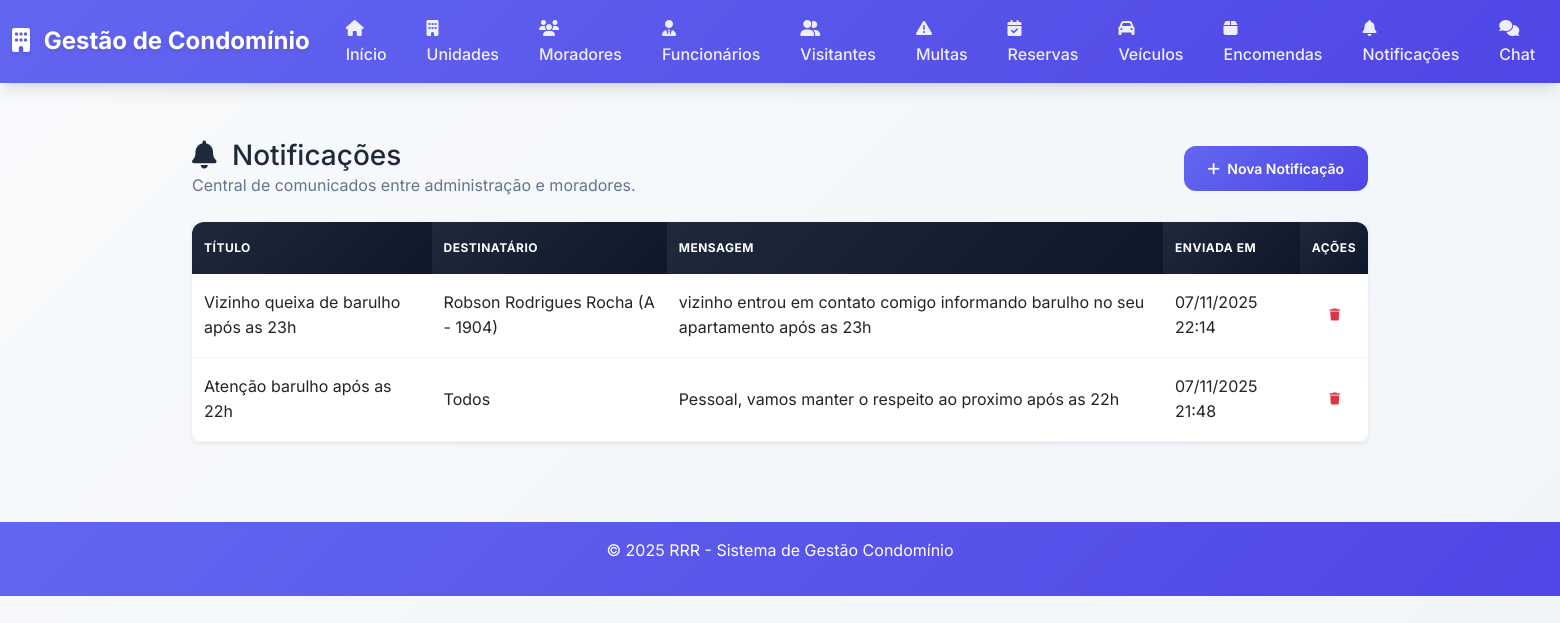
/notificacoes (signed in), run on an earlier commit of the app's database.
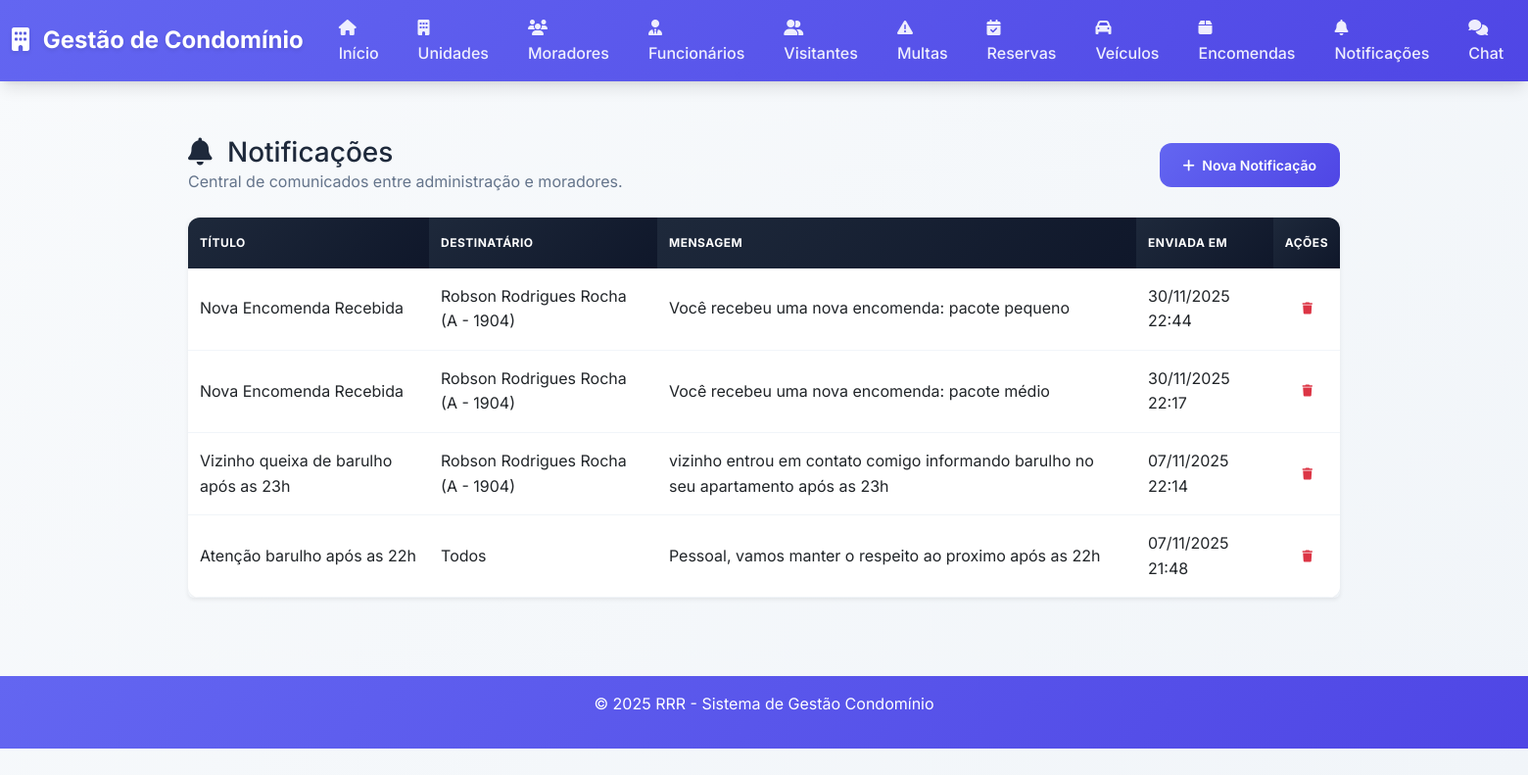
And on a later commit of the database.
### app.py (models this page shows)
class Notificacao(db.Model):
    id = db.Column(db.Integer, primary_key=True)
    titulo = db.Column(db.String(150), nullable=False)
    mensagem = db.Column(db.Text, nullable=False)
    morador_id = db.Column(db.Integer, db.ForeignKey('morador.id'), nullable=True)
    autor_id = db.Column(db.Integer, db.ForeignKey('usuario.id'), nullable=False)
    data_envio = db.Column(db.DateTime, default=datetime.utcnow)
    leituras = db.relationship('NotificacaoLeitura', backref='notificacao', lazy=True, cascade='all, delete-orphan')

class Morador(db.Model):
    id = db.Column(db.Integer, primary_key=True)
    nome = db.Column(db.String(100), nullable=False)
    cpf = db.Column(db.String(14), nullable=False, unique=True)
    telefone = db.Column(db.String(15), nullable=False)
    email = db.Column(db.String(100), nullable=False)
    tipo = db.Column(db.String(20), nullable=False)
    unidade_id = db.Column(db.Integer, db.ForeignKey('unidade.id'), nullable=False)
    data_cadastro = db.Column(db.DateTime, default=datetime.utcnow)
    reservas = db.relationship('Reserva', backref='morador', lazy=True)
    notificacoes = db.relationship('Notificacao', backref='morador', lazy=True)
    veiculos = db.relationship('Veiculo', backref='morador', lazy=True)

class Unidade(db.Model):
    id = db.Column(db.Integer, primary_key=True)
    numero = db.Column(db.String(10), nullable=False, unique=True)
    bloco = db.Column(db.String(10), nullable=False)
    tipo = db.Column(db.String(20), nullable=False)
    vagas_garagem = db.Column(db.Integer, default=0)
    data_cadastro = db.Column(db.DateTime, default=datetime.utcnow)
    moradores = db.relationship('Morador', backref='unidade', lazy=True)

### app.py (the view, shortened to what this page needs)
@app.route('/notificacoes')
@login_required
def listar_notificacoes():
    usuario = Usuario.query.get(session['user_id'])
    if usuario.tipo == 'Admin':
        notificacoes_query = Notificacao.query.order_by(Notificacao.data_envio.desc())
    else:
        notificacoes_query = Notificacao.query.filter(
            or_(Notificacao.morador_id == None, Notificacao.morador_id == usuario.morador_id)
        ).order_by(Notificacao.data_envio.desc())
    notificacoes = notificacoes_query.all()
    leituras_usuario = {
        leitura.notificacao_id
        for leitura in NotificacaoLeitura.query.filter_by(usuario_id=usuario.id).all()
    }
    notificacoes_nao_lidas_ids = [n.id for n in notificacoes if n.id not in leituras_usuario]
    total_nao_lidas = len(notificacoes_nao_lidas_ids)
    return render_template(
        'notificacoes.html',
        notificacoes=notificacoes,
        usuario=usuario,
        notificacoes_nao_lidas_pendentes=total_nao_lidas,
        notificacoes_ids_nao_lidas=notificacoes_nao_lidas_ids
    )

### app.py (called while the page is built)
def login_required(f):
    from functools import wraps
    @wraps(f)
    def decorated_function(*args, **kwargs):
        if 'user_id' not in session:
            return redirect(url_for('login'))
        return f(*args, **kwargs)
    return decorated_function

### templates/notificacoes.html (shortened to what this page needs)
{% extends "base.html" %}
{% block content %}
<div class="d-flex justify-content-between align-items-center mb-4">
    <div>
        <h1 class="h3 mb-0">
            <i class="fas fa-bell me-2"></i>
            Notificações
        </h1>
        <p class="text-muted mb-0">
            Central de comunicados entre administração e moradores.
        </p>
    </div>
    {% if usuario.tipo == 'Admin' %}
    <a href="{{ url_for('cadastrar_notificacao') }}" class="btn btn-primary">
        <i class="fas fa-plus me-1"></i>
        Nova Notificação
    </a>
    {% endif %}
</div>
{% if notificacoes %}
    {% if usuario.tipo == 'Admin' %}
    <div class="table-responsive shadow-sm rounded">
        <table class="table table-hover align-middle mb-0">
            <thead class="table-light">
                <tr>
                    <th>Título</th>
                    <th>Destinatário</th>
                    <th>Mensagem</th>
                    <th>Enviada em</th>
                    <th class="text-end">Ações</th>
                </tr>
            </thead>
            <tbody>
                {% for notificacao in notificacoes %}
                <tr>
                    <td>{{ notificacao.titulo }}</td>
                    <td>
                        {% if notificacao.morador %}
                            {{ notificacao.morador.nome }} ({{ notificacao.morador.unidade.bloco }} - {{ notificacao.morador.unidade.numero }})
                        {% else %}
                            Todos
                        {% endif %}
                    </td>
                    <td>{{ notificacao.mensagem }}</td>
                    <td>{{ notificacao.data_envio.strftime('%d/%m/%Y %H:%M') }}</td>
                    <td class="text-end">
                        <form action="{{ url_for('excluir_notificacao', notificacao_id=notificacao.id) }}" method="post" onsubmit="return confirm('Deseja realmente excluir esta notificação?');">
                            <button type="submit" class="btn btn-sm btn-outline-danger">
                                <i class="fas fa-trash"></i>
                            </button>
                        </form>
                    </td>
                </tr>
                {% endfor %}
            </tbody>
        </table>
    </div>
    {% endif %}
{% else %}
<div class="text-center py-5 bg-light rounded">
    <i class="fas fa-bell-slash fa-3x text-muted mb-3"></i>
    <p class="lead mb-0">Nenhuma notificação encontrada.</p>
</div>
{% endif %}
{% endblock %}

### templates/base.html (shortened to what this page needs)
<!DOCTYPE html>
<html lang="pt-BR">
<head>
    <link href="https://cdn.jsdelivr.net/npm/bootstrap@5.3.0/dist/css/bootstrap.min.css" rel="stylesheet">
    <link href="https://cdnjs.cloudflare.com/ajax/libs/font-awesome/6.4.0/css/all.min.css" rel="stylesheet">
    <link href="{{ url_for('static', filename='css/style.css') }}" rel="stylesheet">
</head>
<body>
    <nav class="navbar navbar-expand-lg navbar-dark bg-primary">
        <div class="container-fluid">
            <a class="navbar-brand" href="{{ url_for('index') }}">
                <i class="fas fa-building me-2"></i>
                Gestão de Condomínio
            </a>
            <div class="collapse navbar-collapse" id="navbarNav">
                <ul class="navbar-nav mx-auto">
                    {% if session.user_id %}
                    <li class="nav-item">
                        <a class="nav-link" href="{{ url_for('index') }}">
                            <i class="fas fa-home me-1"></i>Início
                        </a>
                    </li>
                    {% if session.tipo == 'Admin' %}
                    <li class="nav-item">
                        <a class="nav-link" href="{{ url_for('listar_unidades') }}">
                            <i class="fas fa-building me-1"></i>Unidades
                        </a>
                    </li>
                    <li class="nav-item">
                        <a class="nav-link" href="{{ url_for('listar_moradores') }}">
                            <i class="fas fa-users me-1"></i>Moradores
                        </a>
                    </li>
                    <li class="nav-item">
                        <a class="nav-link" href="{{ url_for('listar_funcionarios') }}">
                            <i class="fas fa-user-tie me-1"></i>Funcionários
                        </a>
                    </li>
                    {% endif %}
                    <li class="nav-item">
                        <a class="nav-link" href="{{ url_for('listar_visitantes') }}">
                            <i class="fas fa-user-friends me-1"></i>Visitantes
                        </a>
                    </li>
                    <li class="nav-item">
                        <a class="nav-link" href="{{ url_for('listar_multas') }}">
                            <i class="fas fa-exclamation-triangle me-1"></i>Multas
                        </a>
                    </li>
                    <li class="nav-item">
                        <a class="nav-link" href="{{ url_for('listar_reservas') }}">
                            <i class="fas fa-calendar-check me-1"></i>Reservas
                        </a>
                    </li>
                    <li class="nav-item">
                        <a class="nav-link" href="{{ url_for('listar_veiculos') }}">
                            <i class="fas fa-car me-1"></i>Veículos
                        </a>
                    </li>
                    <li class="nav-item">
                        <a class="nav-link" href="{{ url_for('listar_encomendas') }}">
                            <i class="fas fa-box me-1"></i>Encomendas
                        </a>
                    </li>
                    <li class="nav-item">
                        <a class="nav-link" href="{{ url_for('listar_notificacoes') }}">
                            <i class="fas fa-bell me-1"></i>Notificações
                        </a>
                    </li>
                    <li class="nav-item">
                        <a class="nav-link" href="{{ url_for('chat_home') }}">
                            <i class="fas fa-comments me-1"></i>Chat
                        </a>
                    </li>
                    {% endif %}
                </ul>
                <ul class="navbar-nav ms-auto">
                    {% if session.user_id %}
                    <li class="nav-item dropdown">
                    </li>
                    {% else %}
                    <li class="nav-item">
                        <a class="nav-link" href="{{ url_for('login') }}">
                            <i class="fas fa-sign-in-alt me-1"></i>Login
                        </a>
                    </li>
                    {% endif %}
                </ul>
            </div>
        </div>
    </nav>
    <main class="container my-4">
        {% block content %}{% endblock %}
    </main>
    <footer class="text-center py-3 mt-5">
        <div class="container">
            <p>&copy; 2025 RRR - Sistema de Gestão Condomínio</p>
        </div>
    </footer>
</body>
</html>

### static/css/style.css (style rules this page uses)
:root { --primary-color: #6366f1; --primary-dark: #4f46e5; --success-color: #10b981; --success-dark: #059669; --info-color: #06b6d4; --warning-color: #f59e0b; --danger-color: #ef4444; --danger-dark: #dc2626; --light-color: #f8fafc; --dark-color: #1e293b; --gray-50: #f8fafc; --gray-100: #f1f5f9; --gray-200: #e2e8f0; --gray-300: #cbd5e1; --gray-400: #94a3b8; --gray-500: #64748b; --gray-600: #475569; --gray-700: #334155; --gray-800: #1e293b; --gray-900: #0f172a; --shadow-sm: 0 1px 2px 0 rgb(0 0 0 / 0.05); --shadow-md: 0 4px 6px -1px rgb(0 0 0 / 0.1), 0 2px 4px -2px rgb(0 0 0 / 0.1); --shadow-lg: 0 10px 15px -3px rgb(0 0 0 / 0.1), 0 4px 6px -4px rgb(0 0 0 / 0.1); --shadow-xl: 0 20px 25px -5px rgb(0 0 0 / 0.1), 0 8px 10px -6px rgb(0 0 0 / 0.1); --border-radius: 12px; --border-radius-lg: 16px; }
* { box-sizing: border-box; }
body { font-family: 'Inter', -apple-system, BlinkMacSystemFont, 'Segoe UI', Roboto, sans-serif; background: linear-gradient(135deg, var(--gray-50) 0%, var(--gray-100) 100%); color: var(--gray-800); line-height: 1.6; min-height: 100vh; }
.navbar { background: linear-gradient(135deg, var(--primary-color) 0%, var(--primary-dark) 100%) !important; backdrop-filter: blur(10px); box-shadow: var(--shadow-lg); border: none; position: relative !important; z-index: 1050 !important; }
.navbar-brand { font-weight: 700; font-size: 1.5rem; color: white !important; text-shadow: 0 2px 4px rgba(0,0,0,0.1); }
.nav-link { color: rgba(255,255,255,0.9) !important; font-weight: 500; transition: all 0.3s ease; border-radius: 8px; margin: 0 4px; padding: 8px 16px !important; }
.btn { border-radius: var(--border-radius); font-weight: 600; padding: 12px 24px; font-size: 14px; transition: all 0.3s cubic-bezier(0.4, 0, 0.2, 1); border: none; position: relative; overflow: hidden; }
.btn::before { content: ''; position: absolute; top: 0; left: -100%; width: 100%; height: 100%; background: linear-gradient(90deg, transparent, rgba(255,255,255,0.2), transparent); transition: left 0.5s; }
.btn-primary { background: linear-gradient(135deg, var(--primary-color) 0%, var(--primary-dark) 100%); }
.table { border-radius: var(--border-radius); overflow: hidden; box-shadow: var(--shadow-sm); background: white; }
.table thead th { border: none; font-weight: 700; text-transform: uppercase; font-size: 12px; letter-spacing: 0.5px; background: linear-gradient(135deg, var(--gray-800) 0%, var(--gray-900) 100%); color: white; padding: 16px 12px; }
.table tbody tr { transition: all 0.3s ease; border-bottom: 1px solid var(--gray-100); }
.table tbody td { padding: 16px 12px; vertical-align: middle; }
footer { margin-top: auto; background: linear-gradient(135deg, var(--primary-color) 0%, var(--primary-dark) 100%); color: white; border-top: none; }
.nav-link { animation: slideIn 0.4s cubic-bezier(0.4, 0, 0.2, 1); }
.container { max-width: 1200px; }
main.container { padding-top: 2rem; padding-bottom: 2rem; }
.btn-sm { padding: 8px 16px; font-size: 12px; }
.text-muted { color: var(--gray-500) !important; }
h1, h2, h3, h4, h5, h6 { color: var(--gray-800); font-weight: 700; }

What changed in the data, as far as the page shows it:
added Notificacao: titulo "Nova Encomenda Recebida", morador.nome "Robson Rodrigues Rocha", morador.unidade.bloco "A", morador.unidade.numero "1904", mensagem "Você recebeu uma nova encomenda: pacote pequeno", data_envio "30/11/2025 22:44"
added Notificacao: titulo "Nova Encomenda Recebida", morador.nome "Robson Rodrigues Rocha", morador.unidade.bloco "A", morador.unidade.numero "1904", mensagem "Você recebeu uma nova encomenda: pacote médio", data_envio "30/11/2025 22:17"
